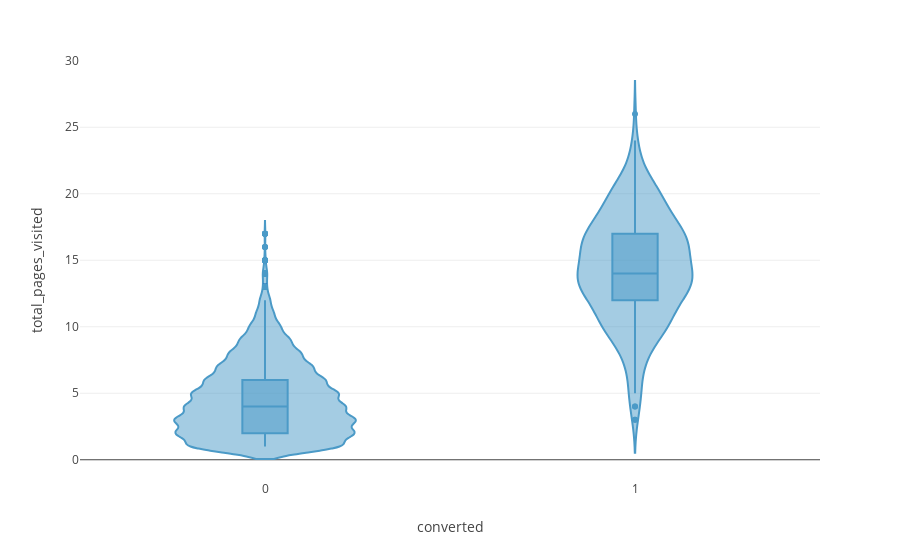

This figure's notebook cell:
### Markdown cell above
Age seems to be a strong feature as well - the younger the individual is the most likely he/she is to subscribe

### Code cell
fig = px.violin(data_sample, y="total_pages_visited", x="converted", 
        box=True, 
        hover_data=data_sample.columns)

fig.show()

### Figure 1 — Plotly figure (JSON) as saved in the notebook; plotly's stock layout.template omitted (floating-point values rounded to 4 significant figures; data arrays with more than 128 entries replaced by an {"elided": "..."} marker saying what was removed)
{"data": [{"alignmentgroup": "True", "box": {"visible": true}, "customdata": {"elided": "10000x4 mixed values"}, "hovertemplate": "converted=%{x}<br>total_pages_visited=%{y}<br>country=%{customdata[0]}<br>age=%{customdata[1]}<br>new_user=%{customdata[2]}<br>source=%{customdata[3]}<extra></extra>", "legendgroup": "", "marker": {"color": "#4B9AC7"}, "name": "", "offsetgroup": "", "orientation": "v", "scalegroup": "True", "showlegend": false, "type": "violin", "x": {"elided": "10000 int values"}, "x0": " ", "xaxis": "x", "y": {"elided": "10000 int values"}, "y0": " ", "yaxis": "y"}], "layout": {"legend": {"tracegroupgap": 0}, "margin": {"t": 60}, "violinmode": "group", "xaxis": {"anchor": "y", "domain": [0, 1], "title": {"text": "converted"}}, "yaxis": {"anchor": "x", "domain": [0, 1], "title": {"text": "total_pages_visited"}}}}
